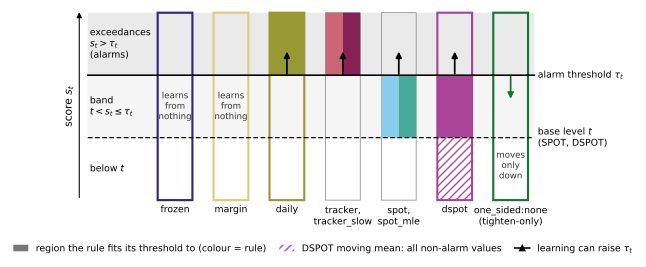

This figure's Python source:
"""Figure 1: learning regions (schematic, no data).

Which part of the score range each rule family learns from, following the
learning-region table in Section 3 of the draft. Run:  python -B fig1_learning_regions.py
"""
import os, sys
sys.path.insert(0, os.path.dirname(os.path.abspath(__file__)))
import matplotlib
matplotlib.use("Agg")
import matplotlib.pyplot as plt
from matplotlib.patches import Rectangle, FancyArrowPatch, Patch
from matplotlib.lines import Line2D
from tt1_style import RULE_COLOR, ATTACK_SHADE, GREY, apply_style, save, check_layout

apply_style()

# score-axis coordinates (arbitrary units; schematic only)
Y0, T_BASE, TAU, Y1 = 0.0, 1.0, 2.0, 3.0

# columns: (label under column, [(rule, region, style)], movement note)
# region: "exc" = above tau_t, "band" = (t, tau_t], "below" = below t
COLS = [
    ("frozen",            [("frozen", None, None)],                       "none"),
    ("margin",            [("margin", None, None)],                       "none"),
    ("daily",             [("daily", "exc", "fill")],                     "up"),
    ("tracker,\ntracker_slow", [("tracker", "exc", "fill"), ("tracker_slow", "exc", "fill")], "up"),
    ("spot,\nspot_mle",   [("spot", "band", "fill"), ("spot_mle", "band", "fill")], "up"),
    ("dspot",             [("dspot", "band", "fill"), ("dspot", "below", "hatch")], "up"),
    ("one_sided:none\n(tighten-only)", [("one_sided:none", None, None)], "down"),
]
REG = {"exc": (TAU, Y1), "band": (T_BASE, TAU), "below": (Y0, T_BASE)}

fig, ax = plt.subplots(figsize=(7.0, 3.0))
x_left, colw, gap = 2.55, 0.82, 0.5
x_end = x_left + len(COLS) * (colw + gap) - gap + 0.15

# three score regions, shaded across the whole width
ax.add_patch(Rectangle((0.9, TAU), x_end - 0.9, Y1 - TAU, color=ATTACK_SHADE, alpha=0.55, lw=0, zorder=0))
ax.add_patch(Rectangle((0.9, T_BASE), x_end - 0.9, TAU - T_BASE, color=ATTACK_SHADE, alpha=0.25, lw=0, zorder=0))
ax.plot([0.9, x_end], [TAU, TAU], color="black", lw=1.2, zorder=3)
ax.plot([0.9, x_end], [T_BASE, T_BASE], color="black", lw=0.9, ls=(0, (4, 2)), zorder=3)
ax.text(x_end + 0.08, TAU, r"alarm threshold $\tau_t$", va="center", ha="left", fontsize=7)
ax.text(x_end + 0.08, T_BASE, "base level $t$\n(SPOT, DSPOT)", va="center", ha="left", fontsize=7)

# region names on the left
ax.text(0.95, (TAU + Y1) / 2, "exceedances\n$s_t > \\tau_t$\n(alarms)", va="center", ha="left", fontsize=7)
ax.text(0.95, (T_BASE + TAU) / 2, "band\n$t < s_t \\leq \\tau_t$", va="center", ha="left", fontsize=7)
ax.text(0.95, (Y0 + T_BASE) / 2, "below $t$", va="center", ha="left", fontsize=7)

# score axis arrow
ax.add_patch(FancyArrowPatch((0.7, Y0), (0.7, Y1 + 0.05), arrowstyle="-|>", mutation_scale=8, lw=0.8, color="black"))
ax.text(0.58, Y1 / 2, "score $s_t$", rotation=90, va="center", ha="right", fontsize=8)

for k, (label, parts, move) in enumerate(COLS):
    x0 = x_left + k * (colw + gap)
    edge = RULE_COLOR[parts[0][0]] if len({q[0] for q in parts}) == 1 else GREY
    ax.add_patch(Rectangle((x0, Y0), colw, Y1 - Y0, fill=False, ec=edge,
                           lw=1.6 if edge != GREY else 0.5, zorder=1))
    fills = [p for p in parts if p[1] is not None and p[2] == "fill"]
    nsub = max(1, len(fills))
    for j, (rule, region, sty) in enumerate(fills):
        lo, hi = REG[region]
        ax.add_patch(Rectangle((x0 + j * colw / nsub, lo), colw / nsub, hi - lo,
                               color=RULE_COLOR[rule], lw=0, zorder=2))
    for rule, region, sty in parts:
        if sty == "hatch":
            lo, hi = REG[region]
            ax.add_patch(Rectangle((x0, lo), colw, hi - lo, fill=False, hatch="////",
                                   ec=RULE_COLOR[rule], lw=0, zorder=2))
    if move == "none":
        ax.text(x0 + colw / 2, (Y0 + Y1) / 2, "learns\nfrom\nnothing", ha="center", va="center",
                fontsize=6.5, color="#333333")
    if move == "up":
        ax.add_patch(FancyArrowPatch((x0 + colw / 2, TAU - 0.02), (x0 + colw / 2, TAU + 0.42),
                                     arrowstyle="-|>", mutation_scale=9, lw=1.3, color="black", zorder=4))
    if move == "down":
        ax.add_patch(FancyArrowPatch((x0 + colw / 2, TAU + 0.02), (x0 + colw / 2, TAU - 0.42),
                                     arrowstyle="-|>", mutation_scale=9, lw=1.3, color=RULE_COLOR["one_sided:none"], zorder=4))
        ax.text(x0 + colw / 2, (Y0 + T_BASE) / 2 + 0.05, "moves\nonly\ndown", ha="center", va="center",
                fontsize=6.5, color="#333333")
    ax.text(x0 + colw / 2, Y0 - 0.08, label, ha="center", va="top", fontsize=7)

# key below the columns
handles = [Patch(fc=GREY, ec="none", label="region the rule fits its threshold to (colour = rule)"),
           Patch(fc="none", ec=RULE_COLOR["dspot"], hatch="////", lw=0, label="DSPOT moving mean: all non-alarm values"),
           Line2D([], [], color="black", marker="^", ls="-", lw=1.2, ms=4, label="learning can raise $\\tau_t$")]
ax.legend(handles=handles, loc="upper center", bbox_to_anchor=(0.5, -0.02), ncol=3, handlelength=1.6,
          columnspacing=1.4, fontsize=7)

ax.set_xlim(0.3, x_end + 1.15)
ax.set_ylim(Y0 - 0.5, Y1 + 0.05)
ax.axis("off")

if __name__ == "__main__":
    fig.canvas.draw()
    bad = check_layout(fig)
    print("text overlaps:", bad)
    print(save(fig, "fig1_learning_regions"))
